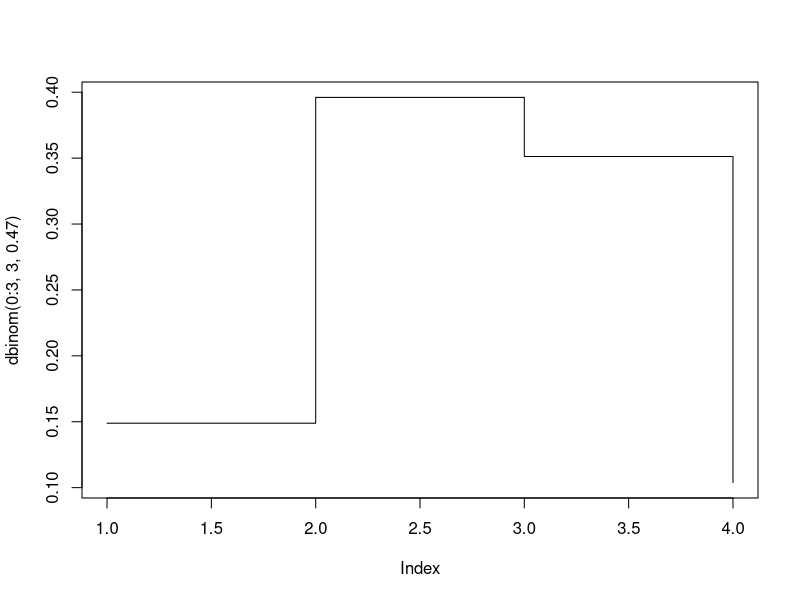
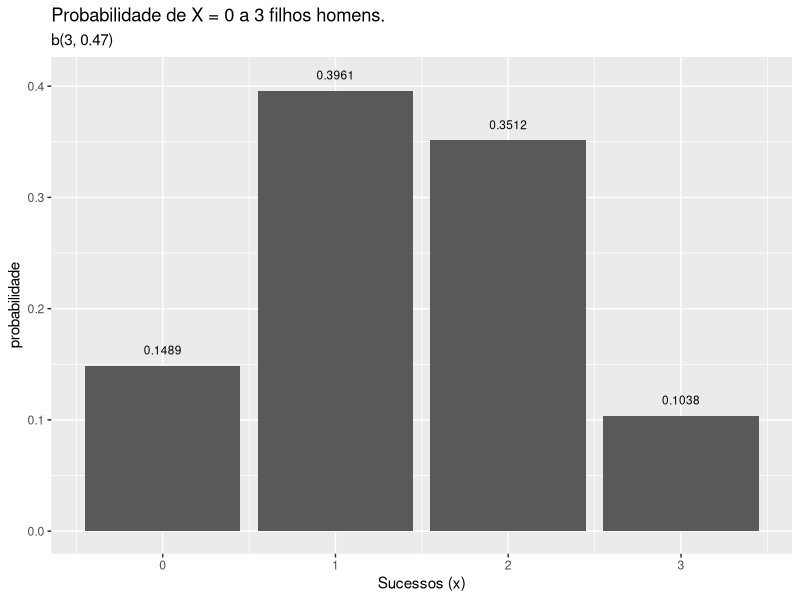
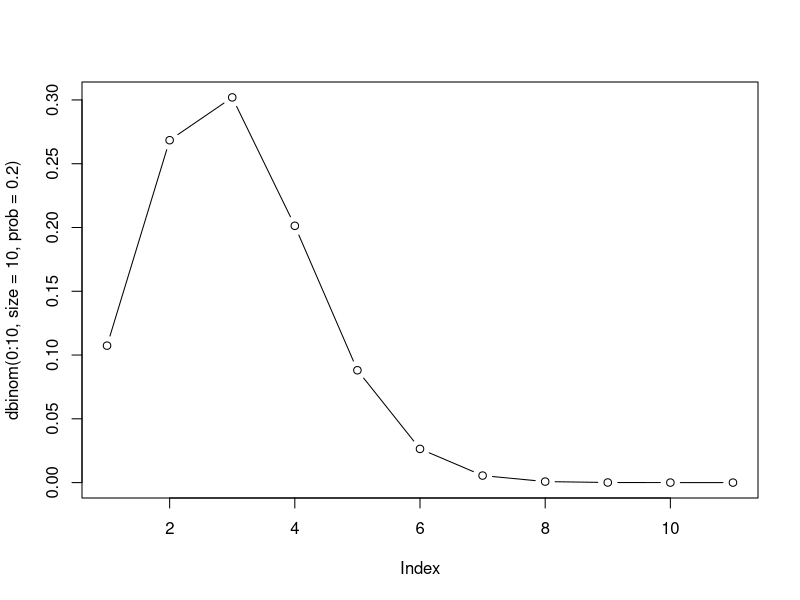
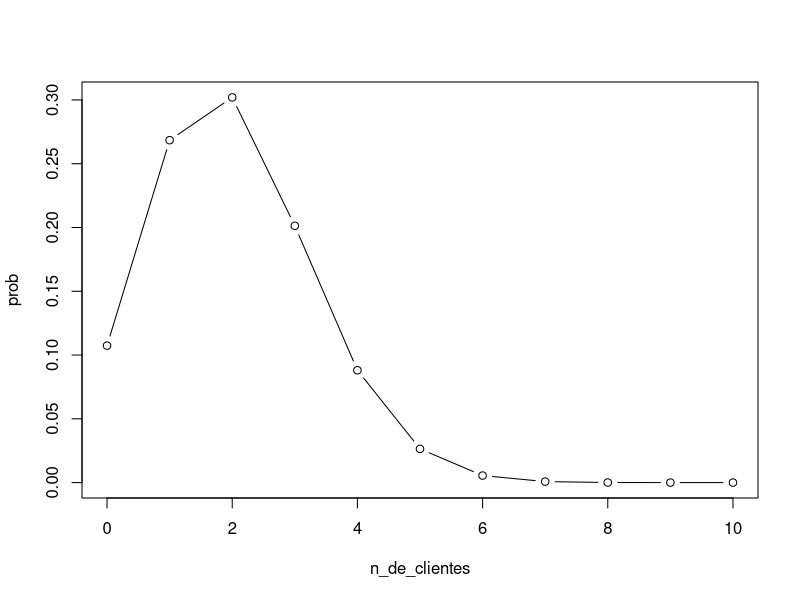
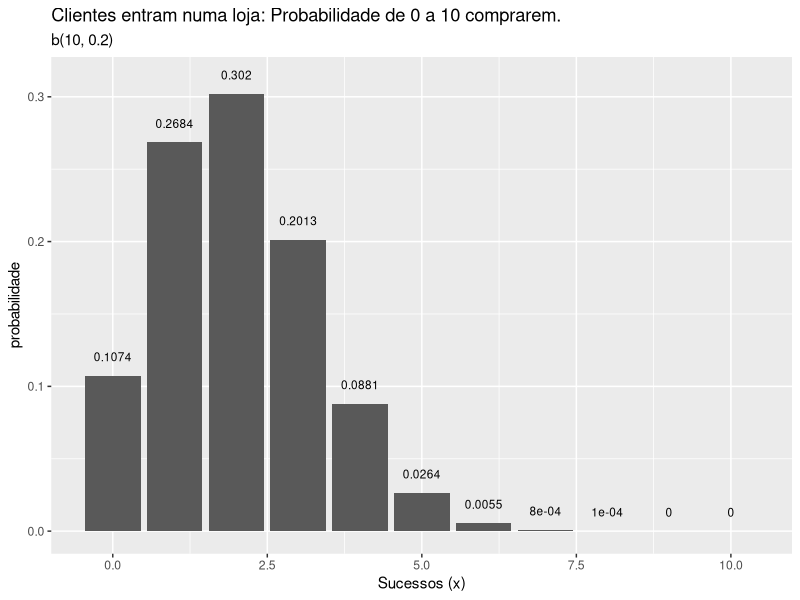
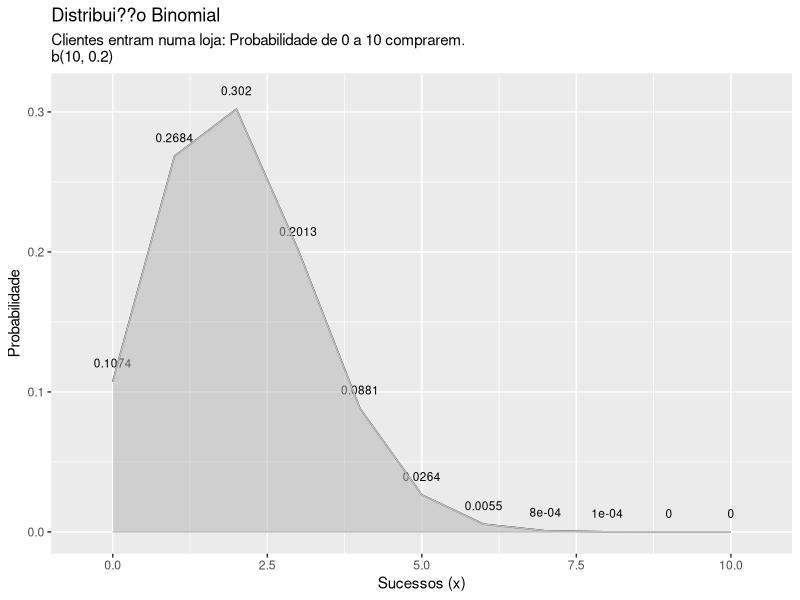
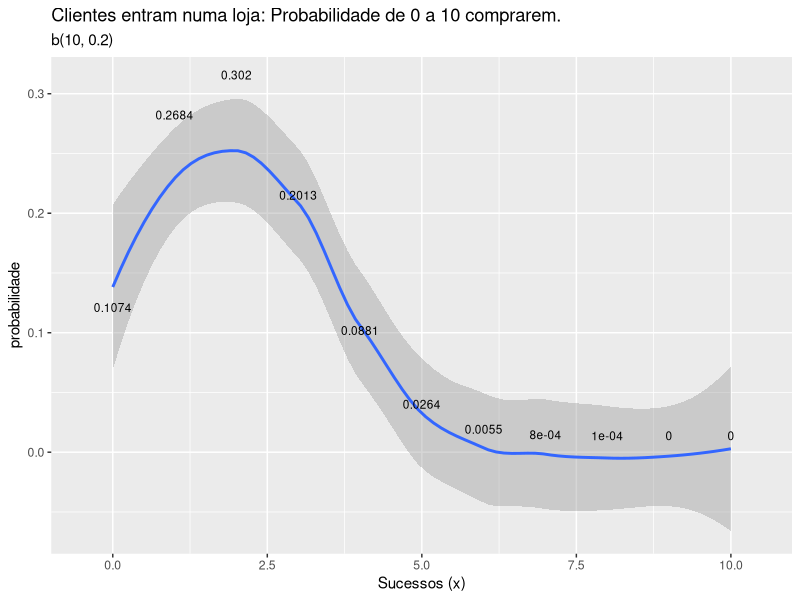
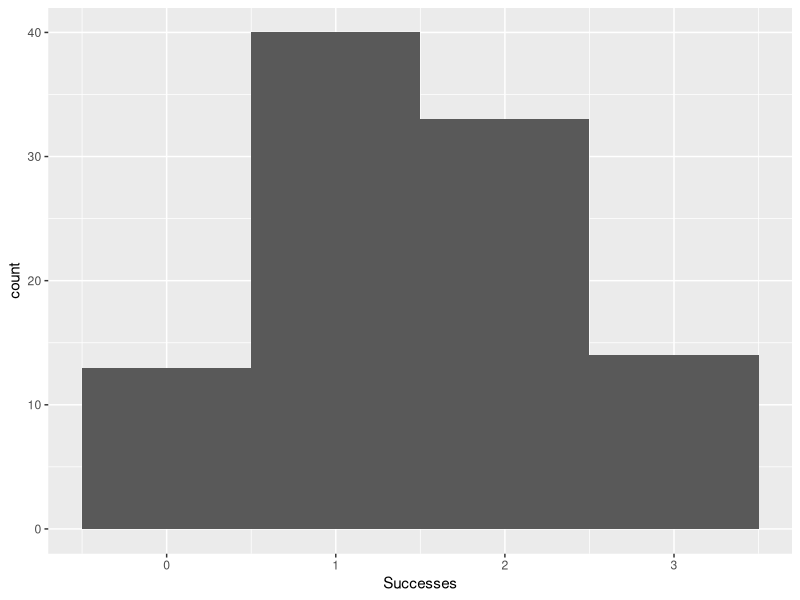

Write the R code that produced these figures, in order.

# DISTRIBUI??O BINOMIAL
## n = 3, p = 0.47 prob de nascer homem
##       q = 0.53 prob de nascer nao homem

dbinom_filhos <- data.frame(dbinom(0:3, size = 3, prob = 0.47)) #P(x=0) todos os filhos n?o homem entre 3
#dbinom(1, 3, 0.47) #P(x=1) 1 filho homem entre 3
#dbinom(2, 3, 0.47) #P(x=2) 2 filhos homem entre 3
#dbinom(3, 3, 0.47) #P(x=3) 3 filhos homem entre 3

#dbinom plot com r base
plot(dbinom(0:3, 3, 0.47), type = "s") #density
dbinom(2, 3, 0.47)
qbinom(0:3, 3, 0.53) #quantile function
rbinom(3, 1, 0.47) #random generation
#pbinom() #distribution function


df_dbinom_filhos <- data.frame(n_de_filhos = 0:3, prob = dbinom(0:3, 3, 0.47))




#USANDO GGPLOT2
library(tidyverse)
ggplot(data = df_dbinom_filhos, mapping = aes(x = n_de_filhos, y = prob)) +
  geom_col() +
  geom_text(aes(label = round(prob,4), y = prob + 0.01),
    position = position_dodge(0.9),
    size = 3,
    vjust = 0) +
  labs(title = "Probabilidade de X = 0 a 3 filhos homens.",
       subtitle = "b(3, 0.47)",
       x = "Sucessos (x)",
       y = "probabilidade") 


# DISTRIBUICAO BINOMIAL 
## n = 10 clientes que entram na loja, p = 0.2 probabilidade de vender, q = 0.8 prob de nao vender

dbinom_clientes<- data.frame(n_de_clientes = 0:10, prob = dbinom(0:10, size = 10, prob = 0.2))

plot(dbinom(0:10, size = 10, prob = 0.2), type = "b")
plot(dbinom_clientes, type = "b")


##usando ggplot2
ggplot(data = dbinom_clientes, mapping = aes(x = n_de_clientes, y = prob)) +
  geom_col() +
  geom_text(aes(label = round(prob,4), y = prob + 0.01),
            position = position_dodge(0.9),
            size = 3,
            vjust = 0) +
  labs(title = "Clientes entram numa loja: Probabilidade de 0 a 10 comprarem.",
       subtitle = "b(10, 0.2)",
       x = "Sucessos (x)",
       y = "probabilidade") 




##usando linhas
ggplot(data = dbinom_clientes, mapping = aes(x = n_de_clientes, y = prob)) +
  geom_line() +
  geom_text(aes(label = round(prob,4), y = prob + 0.01),
            position = position_dodge(0.9),
            size = 3,
            vjust = 0) +
  labs(title = "Distribui??o Binomial",
       subtitle = "Clientes entram numa loja: Probabilidade de 0 a 10 comprarem.
b(10, 0.2)",
       x = "Sucessos (x)",
       y = "Probabilidade") +
  geom_ribbon(mapping = aes(ymax = prob, ymin = 0), color = "grey", fill = "grey70", alpha = 0.5)



#####smooth #### nao sei se ? correto usar
ggplot(data = dbinom_clientes, mapping = aes(x = n_de_clientes, y = prob)) +
  geom_smooth() +
  geom_text(aes(label = round(prob,4), y = prob + 0.01),
            position = position_dodge(0.9),
            size = 3,
            vjust = 0) +
  labs(title = "Clientes entram numa loja: Probabilidade de 0 a 10 comprarem.",
       subtitle = "b(10, 0.2)",
       x = "Sucessos (x)",
       y = "probabilidade") 

############################################ nada a ver #######################################
rbind()




binomData = data.frame(Successes = rbinom(100, 3, .47))
ggplot(binomData, aes(x = Successes)) + geom_histogram(binwidth = 1)



